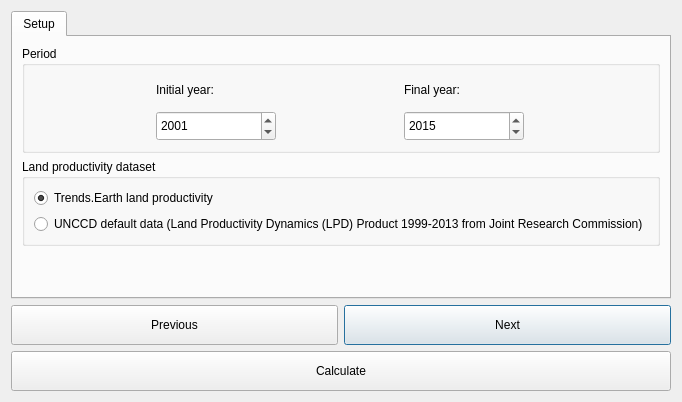
<?xml version="1.0" encoding="UTF-8"?>
<ui version="4.0">
 <class>DlgCalculateOneStep</class>
 <widget class="QDialog" name="DlgCalculateOneStep">
  <property name="geometry">
   <rect>
    <x>0</x>
    <y>0</y>
    <width>615</width>
    <height>383</height>
   </rect>
  </property>
  <property name="sizePolicy">
   <sizepolicy hsizetype="Fixed" vsizetype="Fixed">
    <horstretch>0</horstretch>
    <verstretch>0</verstretch>
   </sizepolicy>
  </property>
  <property name="windowTitle">
   <string>Calculate SDG 15.3.1 Indicator (one-step)</string>
  </property>
  <layout class="QVBoxLayout" name="verticalLayout">
   <item>
    <widget class="QTabWidget" name="TabBox">
     <property name="sizePolicy">
      <sizepolicy hsizetype="Minimum" vsizetype="MinimumExpanding">
       <horstretch>0</horstretch>
       <verstretch>0</verstretch>
      </sizepolicy>
     </property>
     <property name="tabShape">
      <enum>QTabWidget::Rounded</enum>
     </property>
     <property name="currentIndex">
      <number>0</number>
     </property>
     <widget class="QWidget" name="SetupTab">
      <attribute name="title">
       <string>Setup</string>
      </attribute>
      <layout class="QVBoxLayout" name="verticalLayout_2">
       <item>
        <widget class="QGroupBox" name="groupBox_period">
         <property name="sizePolicy">
          <sizepolicy hsizetype="Minimum" vsizetype="Fixed">
           <horstretch>0</horstretch>
           <verstretch>0</verstretch>
          </sizepolicy>
         </property>
         <property name="maximumSize">
          <size>
           <width>16777215</width>
           <height>16777215</height>
          </size>
         </property>
         <property name="title">
          <string>Period</string>
         </property>
         <layout class="QGridLayout" name="gridLayout_8">
          <item row="0" column="0">
           <widget class="QLabel" name="label_10">
            <property name="minimumSize">
             <size>
              <width>0</width>
              <height>30</height>
             </size>
            </property>
            <property name="font">
             <font>
              <weight>50</weight>
              <bold>false</bold>
             </font>
            </property>
            <property name="text">
             <string>Initial year:</string>
            </property>
           </widget>
          </item>
          <item row="0" column="1">
           <widget class="QLabel" name="label_3">
            <property name="minimumSize">
             <size>
              <width>0</width>
              <height>30</height>
             </size>
            </property>
            <property name="text">
             <string>Final year:</string>
            </property>
           </widget>
          </item>
          <item row="1" column="1">
           <widget class="QDateEdit" name="year_final">
            <property name="sizePolicy">
             <sizepolicy hsizetype="Minimum" vsizetype="Minimum">
              <horstretch>0</horstretch>
              <verstretch>0</verstretch>
             </sizepolicy>
            </property>
            <property name="minimumSize">
             <size>
              <width>0</width>
              <height>30</height>
             </size>
            </property>
            <property name="maximumSize">
             <size>
              <width>120</width>
              <height>35</height>
             </size>
            </property>
            <property name="displayFormat">
             <string notr="true">yyyy</string>
            </property>
            <property name="date">
             <date>
              <year>2015</year>
              <month>1</month>
              <day>1</day>
             </date>
            </property>
           </widget>
          </item>
          <item row="1" column="0">
           <widget class="QDateEdit" name="year_initial">
            <property name="sizePolicy">
             <sizepolicy hsizetype="Minimum" vsizetype="Minimum">
              <horstretch>0</horstretch>
              <verstretch>0</verstretch>
             </sizepolicy>
            </property>
            <property name="minimumSize">
             <size>
              <width>0</width>
              <height>30</height>
             </size>
            </property>
            <property name="maximumSize">
             <size>
              <width>120</width>
              <height>35</height>
             </size>
            </property>
            <property name="displayFormat">
             <string notr="true">yyyy</string>
            </property>
            <property name="date">
             <date>
              <year>2001</year>
              <month>1</month>
              <day>1</day>
             </date>
            </property>
           </widget>
          </item>
         </layout>
        </widget>
       </item>
       <item>
        <widget class="QGroupBox" name="groupBox">
         <property name="title">
          <string>Land productivity dataset</string>
         </property>
         <layout class="QGridLayout" name="gridLayout">
          <item row="1" column="0" colspan="2">
           <widget class="QRadioButton" name="mode_lpd_jrc">
            <property name="text">
             <string>UNCCD default data (Land Productivity Dynamics (LPD) Product 1999-2013 from Joint Research Commission)</string>
            </property>
            <property name="checked">
             <bool>false</bool>
            </property>
           </widget>
          </item>
          <item row="0" column="0">
           <widget class="QRadioButton" name="mode_te_prod">
            <property name="text">
             <string>Trends.Earth land productivity</string>
            </property>
            <property name="checked">
             <bool>true</bool>
            </property>
           </widget>
          </item>
         </layout>
        </widget>
       </item>
       <item>
        <spacer name="verticalSpacer">
         <property name="orientation">
          <enum>Qt::Vertical</enum>
         </property>
         <property name="sizeType">
          <enum>QSizePolicy::MinimumExpanding</enum>
         </property>
         <property name="sizeHint" stdset="0">
          <size>
           <width>20</width>
           <height>40</height>
          </size>
         </property>
        </spacer>
       </item>
      </layout>
     </widget>
    </widget>
   </item>
   <item>
    <layout class="QGridLayout" name="gridLayout_3">
     <item row="0" column="1">
      <widget class="QPushButton" name="button_next">
       <property name="sizePolicy">
        <sizepolicy hsizetype="Minimum" vsizetype="Minimum">
         <horstretch>0</horstretch>
         <verstretch>0</verstretch>
        </sizepolicy>
       </property>
       <property name="minimumSize">
        <size>
         <width>0</width>
         <height>40</height>
        </size>
       </property>
       <property name="text">
        <string>Next</string>
       </property>
      </widget>
     </item>
     <item row="1" column="0" colspan="2">
      <widget class="QPushButton" name="button_calculate">
       <property name="sizePolicy">
        <sizepolicy hsizetype="Minimum" vsizetype="Minimum">
         <horstretch>0</horstretch>
         <verstretch>0</verstretch>
        </sizepolicy>
       </property>
       <property name="minimumSize">
        <size>
         <width>0</width>
         <height>40</height>
        </size>
       </property>
       <property name="text">
        <string>Calculate</string>
       </property>
      </widget>
     </item>
     <item row="0" column="0">
      <widget class="QPushButton" name="button_prev">
       <property name="sizePolicy">
        <sizepolicy hsizetype="Minimum" vsizetype="Minimum">
         <horstretch>0</horstretch>
         <verstretch>0</verstretch>
        </sizepolicy>
       </property>
       <property name="minimumSize">
        <size>
         <width>0</width>
         <height>40</height>
        </size>
       </property>
       <property name="text">
        <string>Previous</string>
       </property>
      </widget>
     </item>
    </layout>
   </item>
  </layout>
 </widget>
 <tabstops>
  <tabstop>TabBox</tabstop>
  <tabstop>button_prev</tabstop>
  <tabstop>button_next</tabstop>
  <tabstop>button_calculate</tabstop>
 </tabstops>
 <resources/>
 <connections/>
</ui>
